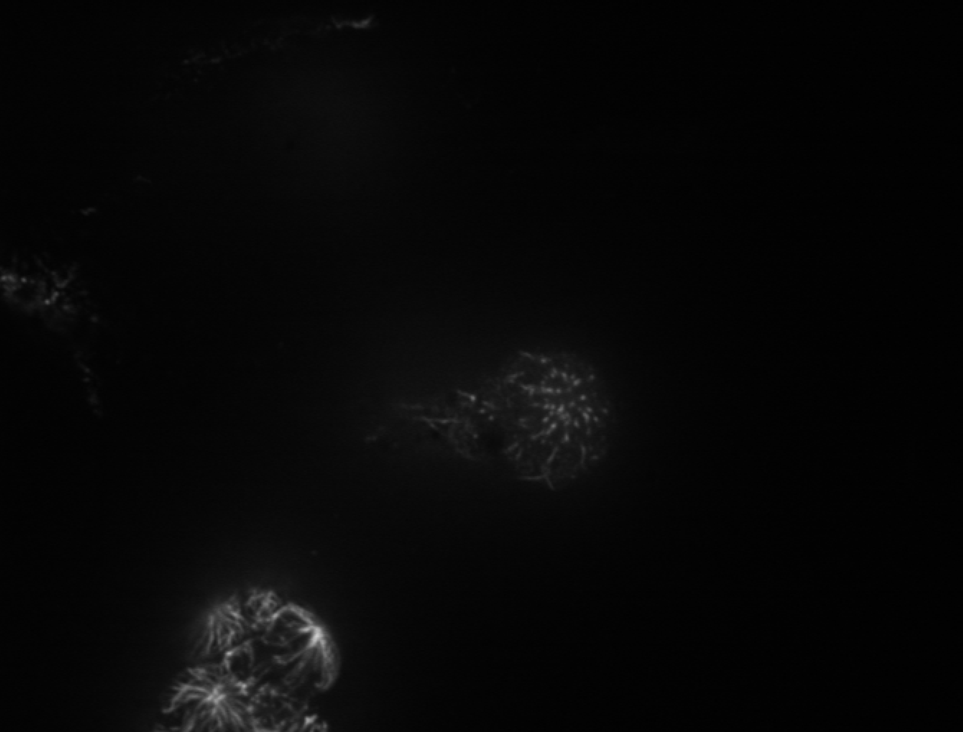
#> input picture 05_imenhancement/Figures/7_embryo.png, 963 x 732 px, shrunk from 2010 x 1528 before the run
$ python 6_hequalization.py
#> lines starting #> are read from the running program, lines starting #| are printed output that depends on the picture
import cv2
import numpy as np

# Opening the image.
# img1 = cv2.imread('../Figures/6_hequalization_input.png')
img1 = cv2.imread('../Figures/7_embryo.png')
#> img1 is the input picture: shape (732, 963, 3); min 0, max 206, mean 6.9

# 2D array is converted to a 1D array.
fl = img1.flatten()

# Histogram and the bins of the image are computed.
hist,bins = np.histogram(img1,256,[0,255])
#> hist = 256 values, max 428847 at index 2, min 0 at index 183, mean 8260.7; bins = 257 values from 0 to 255

# cumulative distribution function is computed
cdf = hist.cumsum()
#> cdf = 256 values from 18 to 2114748

# Places where cdf=0 is masked or ignored and rest is stored in cdf_m.
cdf_m = np.ma.masked_equal(cdf,0)

# Histogram equalization is performed.
num_cdf_m = (cdf_m - cdf_m.min())*255
den_cdf_m = (cdf_m.max()-cdf_m.min())
#> den_cdf_m = 2114730
cdf_m = num_cdf_m/den_cdf_m

# The masked places in cdf_m are now 0.
cdf = np.ma.filled(cdf_m,0).astype('uint8')
#> cdf = 256 values from 0 to 255

# cdf values are assigned in the flattened array.
im2 = cdf[fl]
# im2 is 1D so we use reshape command to make it into 2D.
im3 = np.reshape(im2,img1.shape)
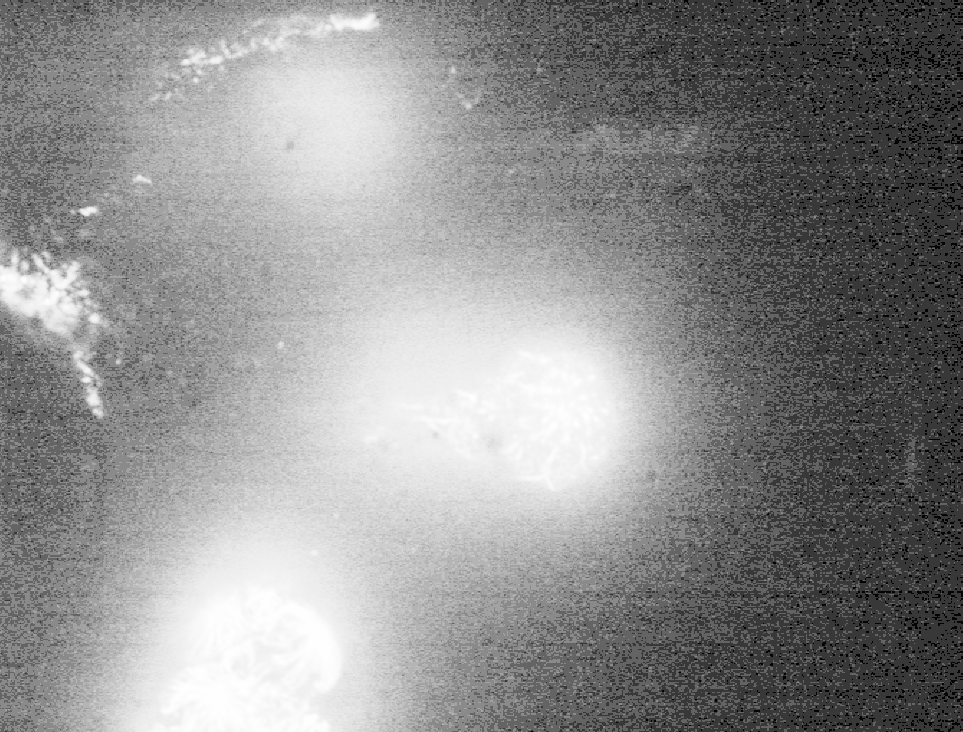
#> im3: shape (732, 963, 3); min 0, max 255, mean 141.6

# Saving im3 as hequalization_output.png in Figures folder
cv2.imwrite('../Figures/6_hequalization_output.png', im3)

$ run again, with 05_imenhancement/Figures/3_imageinverse_input.png copied over 05_imenhancement/Figures/7_embryo.png
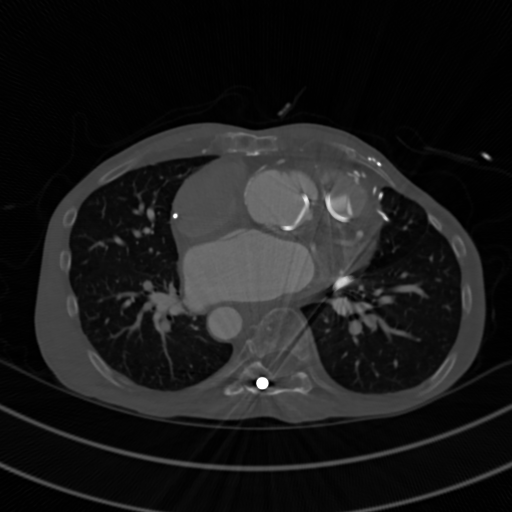
#> input picture 05_imenhancement/Figures/3_imageinverse_input.png, 512 x 512 px
#> img1 is the input picture: shape (512, 512, 3); min 0, max 255, mean 26.9
#> hist = 256 values, max 110664 at index 1, min 0 at index 128, mean 3072; bins = 257 values from 0 to 255
#> `cdf = hist.cumsum()`: cdf = 256 values from 5748 to 786432
#> den_cdf_m = 780684
#> `cdf = np.ma.filled(cdf_m,0).astype('uint8')`: cdf = 256 values from 0 to 255
#> `im3 = np.reshape(im2,img1.shape)`:
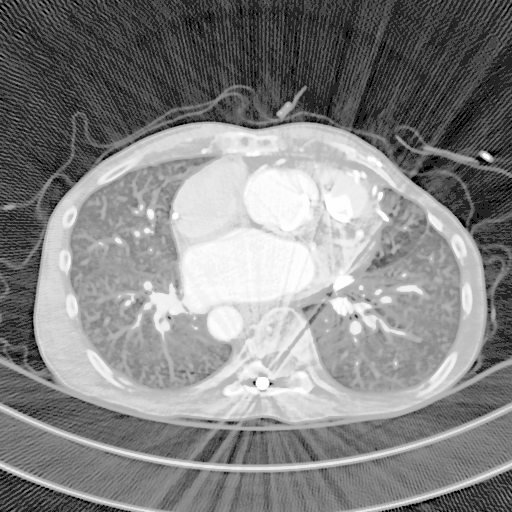
#> im3: shape (512, 512, 3); min 0, max 255, mean 133
